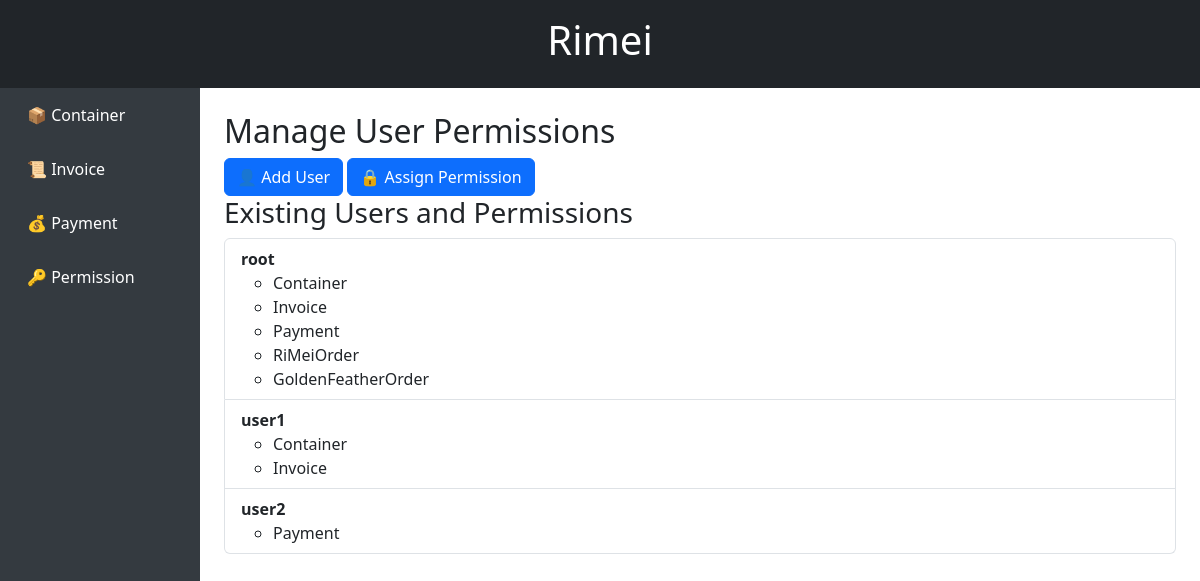
The page /permission/ on the database its author committed.
### container/models.py (models this page shows, shortened)
class Permission(models.Model):
    index = models.AutoField(primary_key=True)  # 自动生成的主键
    name = models.CharField(max_length=255, unique=True)  # 权限名称，唯一
    description = models.TextField(blank=True, null=True)  # 权限描述，可选

### container/pyviews/user.py (the view)
# urls.py: path("permission/", user.permission_view, name ="permission"),
def permission_view(request):
    users_with_permissions = []
    users = User.objects.all()  # 获取所有用户
    for user in users:
        permissions = user.userandpermission_set.all()  # 获取用户的所有权限
        user_permissions = {
            'username': user.username,
            'permissions': [permission.permissionIndex.name for permission in permissions]  # 获取权限名称
        }
        users_with_permissions.append(user_permissions)
    template = "container/permission.html"
    return render(request, template, {'users_with_permissions': users_with_permissions})

### container/templates/container/permission.html
{% extends "container/base.html" %}
{% block content %}
<h2>Manage User Permissions</h2>
<a href="{% url 'add_user' %}" class="btn btn-primary">👤 Add User</a>
<a href="{% url 'assign_permission' %}" class="btn btn-primary">🔒 Assign Permission</a>
<h3>Existing Users and Permissions</h3>
<ul class="list-group">
    {% for user in users_with_permissions %}
    <li class="list-group-item">
        <strong>{{ user.username }}</strong>
        <ul>
            {% if user.permissions %}
                {% for permission in user.permissions %}
                <li>{{ permission }}</li>
                {% endfor %}
            {% else %}
                <li>No Permissions</li>
            {% endif %}
        </ul>
    </li>
    {% endfor %}
</ul>
{% endblock %}

### rows shown on the page
Permission: permissions "Container" "Container"
Permission: permissions "Invoice" "Invoice"
Permission: permissions "Payment" "Payment"
Permission: permissions "RiMeiOrder"
Permission: permissions "GoldenFeatherOrder"

### other values the page prints
{{ user.username }} "root" "user1" "user2"
